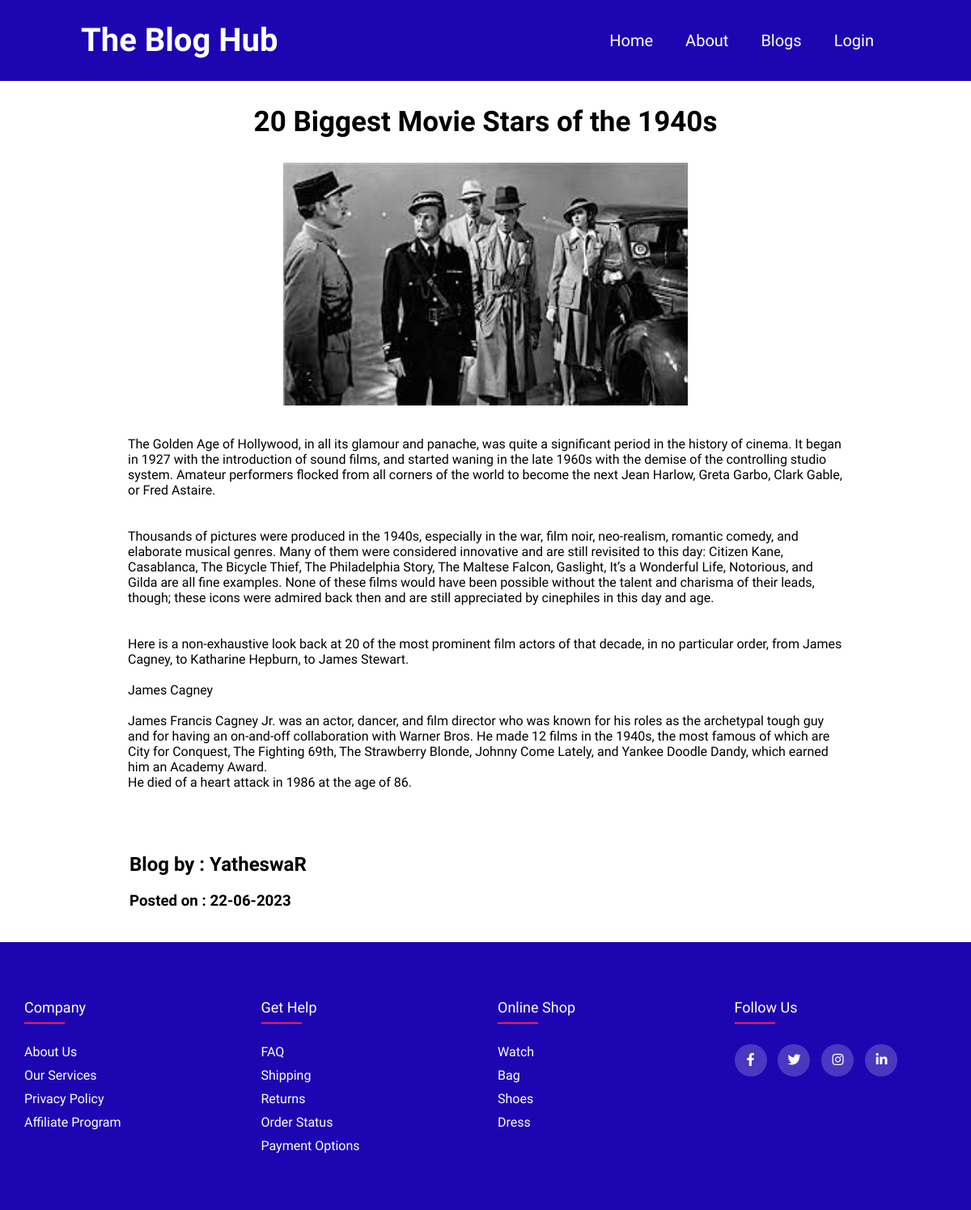
Page /single-blog.php?id=2 on the committed database.
### tables this page shows
CREATE TABLE `blogs` (
  `id` int(100) NOT NULL,
  `title` text DEFAULT NULL,
  `description` text DEFAULT NULL,
  `image` longblob DEFAULT NULL,
  `category` text DEFAULT NULL,
  `author` text DEFAULT NULL,
  `blogid` text DEFAULT NULL,
  `createdat` datetime(6) DEFAULT current_timestamp(6)
);

### single-blog.php (the view, shortened to what this page needs)
<?php
    if(isset($_GET["id"])){
        $id = $_GET["id"];
    }
    require_once('./config.php');
?>
<!DOCTYPE html>
<html lang="en">
<head>
    <link rel="stylesheet" href="./css/style.css">
    <link rel="stylesheet" href="https://cdnjs.cloudflare.com/ajax/libs/font-awesome/6.4.0/css/all.min.css" />
    <link href='https://unpkg.com/boxicons@2.1.4/css/boxicons.min.css' rel='stylesheet'>
</head>
<body>
    <nav class="navbar">
        <div class="logo">
            <h1>The Blog Hub</h1>
        </div>
        <ul class="links">
            <li><a href="./index.php">Home</a></li>
            <li><a href="#">About</a></li>
            <li><a href="./index.php#blogs">Blogs</a></li>
            <?php if(isset($_SESSION["id"])): ?>
                <li><a href="./admin-panel/blogs/index.php">Create a Blog</a></li>
                <li><a href="./logout.php" class="logout" onclick='return checklogout()'>LOGOUT</a></li>
            <?php else: ?>
                <li><a href="./login.php">Login</a></li>
            <?php endif; ?>
        </ul>
    </nav>
    <div class="single-blog">
        <div class="container">
            <?php
                $blog = mysqli_query($db, "SELECT * FROM `blogs` WHERE id=$id");
                if(!$blog){
                    die("Query Failed...".mysqli_error($db));
                }
                else{
                    $row = mysqli_fetch_assoc($blog);
                    $original_date = $row['createdat'];
                    $original_date = new DateTime($original_date);
                    $new_date = $original_date->format("d-m-Y");
                    echo "
                        <h1>$row[title]</h1>
                        <img src='./db-images/blogs/$row[image]' alt=''>
                        <div class='description'>$row[description]</div>
                        <div class='author'>
                            <h2>Blog by : $row[author]</h2>
                            <h3>Posted on : $new_date</h3>
                        </div>
                    ";
                }
            ?>
        </div>
    </div>
    <footer class="footer">
        <div class="container">
            <div class="row">
                <div class="footer-col">
                    <h4>company</h4>
                    <ul>
                        <li><a href='#'>about us</a></li>
                        <li><a href='#'>our services</a></li>
                        <li><a href='#'>privacy policy</a></li>
                        <li><a href='#'>affiliate program</a></li>
                    </ul>
                </div>
                <div class="footer-col">
                    <h4>get help</h4>
                    <ul>
                        <li><a href='#'>FAQ</a></li>
                        <li><a href='#'>shipping</a></li>
                        <li><a href='#'>returns</a></li>
                        <li><a href='#'>order status</a></li>
                        <li><a href='#'>payment options</a></li>
                    </ul>
                </div>
                <div class="footer-col">
                    <h4>online shop</h4>
                    <ul>
                        <li><a href='#'>watch</a></li>
                        <li><a href='#'>bag</a></li>
                        <li><a href='#'>shoes</a></li>
                        <li><a href='#'>dress</a></li>
                    </ul>
                </div>
                <div class="footer-col">
                    <h4>follow us</h4>
                    <div class="social-links">
                        <a href='#'><i class="fab fa-facebook-f"></i></a>
                        <a href='#'><i class="fab fa-twitter"></i></a>
                        <a href='#'><i class="fab fa-instagram"></i></a>
                        <a href='#'><i class="fab fa-linkedin-in"></i></a>
                    </div>
                </div>
            </div>
        </div>
    </footer>
</body>
</html>

### css/style.css (style rules this page uses)
* { margin: 0; padding: 0; box-sizing: border-box; font-family: 'Hanken Grotesk', sans-serif; }
body { scroll-behavior: smooth; }
:root { --primary-color: #1d06b1; --white: #fff; --black: #000; --red: rgb(238, 17, 17); --box-shadow: 2px 10px 2px 2px rgba(68, 68, 212, 0.5); --tagline: #777; --blog-title: rgb(17, 17, 227); --button: rgb(39, 39, 234); --button-hover: rgb(4, 4, 131); }
nav.navbar { display: flex; background-color: var(--primary-color); height: 100px; width: 100%; justify-content: space-between; overflow: hidden; position: fixed; z-index: 1000; }
.navbar .logo h1 { font-size: 40px; color: var(--white); line-height: 100px; margin-left: 100px; }
.navbar ul.links { display: flex; line-height: 60px; list-style: none; margin-right: 100px; }
.navbar .links li { padding: 20px; }
.navbar .links li a { font-size: 20px; color: var(--white); text-decoration: none; }
.footer { position: relative; top: 100px; }
.footer .container { max-width: 1170px; margin: auto; }
.footer .row { display: flex; flex-wrap: wrap; }
.footer ul { list-style: none; }
.footer { background-color: var(--primary-color); padding: 70px 0; }
.footer-col { width: 25%; padding: 0 15px; }
.footer-col h4 { font-size: 18px; color: var(--white); text-transform: capitalize; margin-bottom: 35px; font-weight: 500; position: relative; }
.footer-col h4::before { content: ''; position: absolute; left: 0; bottom: -10px; background-color: #e91e63; height: 2px; box-sizing: border-box; width: 50px; }
.footer-col ul li:not(:last-child) { margin-bottom: 10px; }
.footer-col ul li a { font-size: 16px; text-transform: capitalize; color: var(--white); text-decoration: none; font-weight: 300; color: var(--white); display: block; transition: all 0.3s ease; }
.footer-col .social-links a { display: inline-block; height: 40px; width: 40px; background-color: rgba(255, 255, 255, 0.2); margin: 0 10px 10px 0; text-align: center; line-height: 40px; border-radius: 50%; color: var(--white); transition: all 0.5s ease; }
.single-blog { position: relative; top: 100px; width: 100%; min-height: 100vh; }
.single-blog .container { width: 80%; min-height: inherit; margin: auto; display: flex; flex-direction: column; justify-content: center; align-items: center; }
.single-blog .container h1 { text-align: center; padding: 10px; margin: 20px; font-size: 35px; }
.single-blog .container img { height: 300px; width: 500px; }
.single-blog .container .description { padding: 18px; margin: 20px; }
.single-blog .container .author { padding: 20px; margin: 10px; align-self: start; text-align: left; }
.single-blog .container .author h2, h3 { padding: 10px; }

### rows in the picture
blogs: title "20 Biggest Movie Stars of the 1940s", image (picture), description "The Golden Age of Hollywood, in all its glamour and panache, was quite a significant period in the history of cinema. It began in 1927 with the introduction of sound films, and started waning in the late 1960s with the demise of the controlling studio system. Amateur performers flocked from all corners of the world to become the next Jean Harlow, Greta Garbo, Clark Gable, or Fred Astaire. Thousands of pictures were produced in the 1940s, especially in the war, film noir, neo-realism, romantic comedy, and elaborate musical genres. Many of them were considered innovative and are still revisited to this day: Citizen Kane, Casablanca, The Bicycle Thief, The Philadelphia Story, The Maltese…", author "YatheswaR", createdat "22-06-2023"
